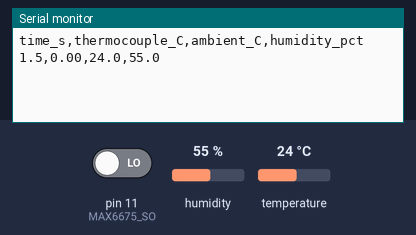
Simulated run of this program. Board: Arduino Uno, built with avr-gcc and run on an emulated ATmega328P. Parts: the last lines printed to the serial monitor. Inputs (shaded band) come from the test bench; at power-on: pin 11 (MAX6675_SO) LOW, humidity 55 %, temperature 24 °C.

Above: at 2.7 s.
2.8 s: pin 11 (MAX6675_SO) driven HIGH
At 3.9 s:
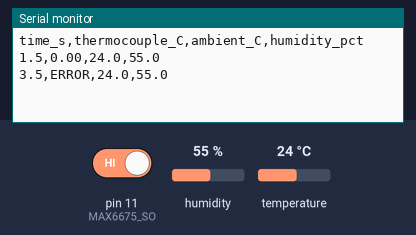
7.0 s: humidity set to 22 %
At 8.3 s:
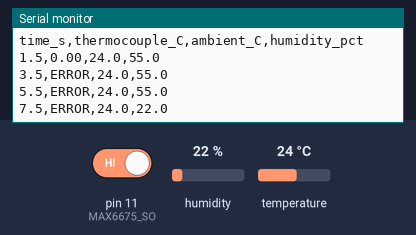
8.5 s: temperature set to 12 °C
At 9.9 s:
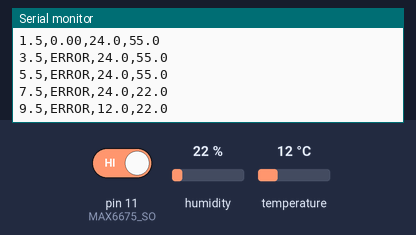
10.0 s: pin 11 (MAX6675_SO) driven LOW
11.5 s: humidity set to 40 %
At 12.1 s:
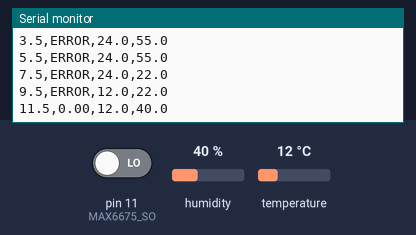
Timing chart, 0 to 14.0 s (numbered marks = the images above; inputs shaded):
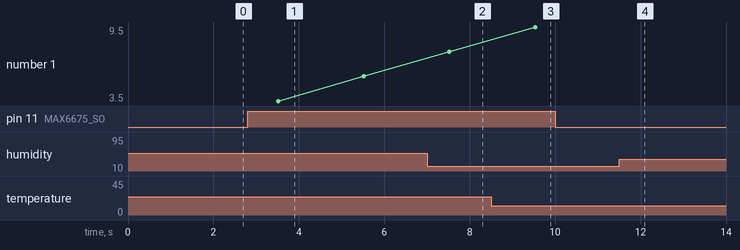

Measured:
- after the input at 2.8 s, the serial monitor: prints a new line after 0.71 s (image 1)
- after the input at 7.0 s, the serial monitor: prints a new line after 0.53 s (image 2)
- after the input at 8.5 s, the serial monitor: prints a new line after 1.0 s (image 3)
- after the input at 11.5 s, the serial monitor: prints a new line at once (image 4)

The program:

main.cpp
```cpp
#include <Arduino.h>
#include <DHT.h>
#include <math.h>

// -------------------------------------
// MAX6675 connections
// -------------------------------------
const byte MAX6675_CS  = 9;
const byte MAX6675_SO  = 11;
const byte MAX6675_SCK = 10;

// -------------------------------------
// DHT11 connection
// -------------------------------------
#define DHTPIN 2
#define DHTTYPE DHT22

DHT dht(DHTPIN, DHTTYPE);

// -------------------------------------
// Read the MAX6675 16-bit data
// -------------------------------------
uint16_t readMAX6675()
{
    uint16_t raw = 0;

    digitalWrite(MAX6675_CS, LOW);
    delayMicroseconds(10);

    for (int i = 15; i >= 0; i--)
    {
        digitalWrite(MAX6675_SCK, HIGH);
        delayMicroseconds(1);

        if (digitalRead(MAX6675_SO))
        {
            raw |= (uint16_t)(1U << i);
        }

        digitalWrite(MAX6675_SCK, LOW);
        delayMicroseconds(1);
    }

    digitalWrite(MAX6675_CS, HIGH);

    return raw;
}

// -------------------------------------
// Convert MAX6675 data to Celsius
// -------------------------------------
float readThermocoupleC()
{
    uint16_t raw = readMAX6675();

    // Bit 2 indicates an open thermocouple.
    if (raw & 0x04)
    {
        return NAN;
    }

    uint16_t temperatureData = (raw >> 3) & 0x0FFF;

    return temperatureData * 0.25;
}

// -------------------------------------
// Arduino initialization
// -------------------------------------
void setup()
{
    Serial.begin(9600);

    pinMode(MAX6675_CS, OUTPUT);
    pinMode(MAX6675_SO, INPUT);
    pinMode(MAX6675_SCK, OUTPUT);

    digitalWrite(MAX6675_CS, HIGH);
    digitalWrite(MAX6675_SCK, LOW);

    dht.begin();

    delay(1500);

    // CSV column headings
    Serial.println(
        "time_s,thermocouple_C,ambient_C,humidity_pct"
    );
}

// -------------------------------------
// Read and transmit both sensors
// -------------------------------------
void loop()
{
    unsigned long elapsedMs = millis();

    float thermocoupleC = readThermocoupleC();

    // DHT11 returns ambient temperature and humidity.
    float ambientC = dht.readTemperature();
    float humidity = dht.readHumidity();

    // Elapsed time in seconds
    Serial.print(elapsedMs / 1000.0, 1);
    Serial.print(',');

    // Thermocouple temperature
    if (isnan(thermocoupleC))
    {
        Serial.print("ERROR");
    }
    else
    {
        Serial.print(thermocoupleC, 2);
    }

    Serial.print(',');

    // DHT11 ambient temperature
    if (isnan(ambientC))
    {
        Serial.print("ERROR");
    }
    else
    {
        Serial.print(ambientC, 1);
    }

    Serial.print(',');

    // DHT11 relative humidity
    if (isnan(humidity))
    {
        Serial.println("ERROR");
    }
    else
    {
        Serial.println(humidity, 1);
    }

    // DHT11 should not be polled too frequently.
    delay(2000);
}
```
